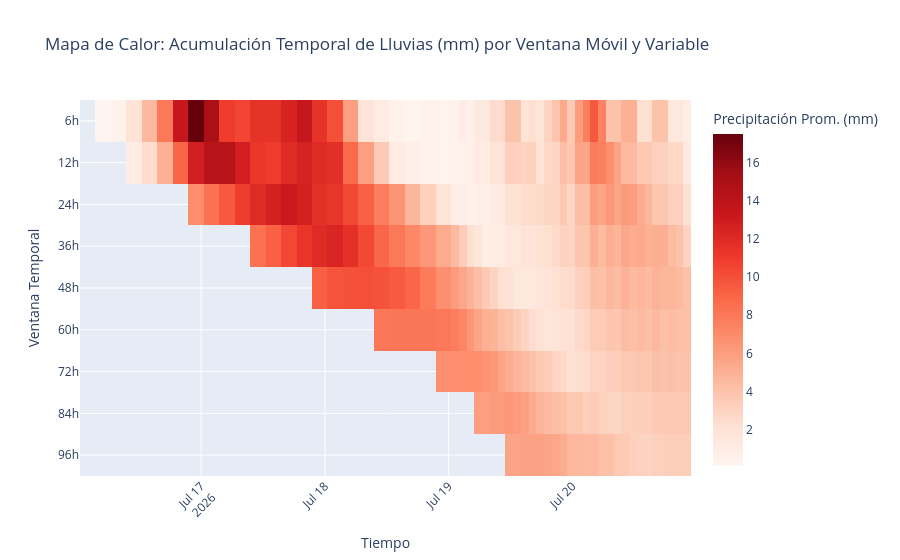

The code cell stored with this chart in its notebook:
### Code cell
ma_cols = [f"ma_{h}h" for h in target_hours]

df_plot = df_matrix.with_columns(
    pl.col("datetime").dt.strftime("%Y-%m-%d %H:00").alias("datetime_str")
)

timestamps = df_plot["datetime_str"].to_list()
matrix_values = df_plot.select(ma_cols).to_numpy().T

fig = px.imshow(
    matrix_values,
    labels=dict(x="Tiempo",
                y="Ventana Temporal",
                color="Precipitación Prom. (mm)"),
    x=timestamps,
    y=[f"{h}h" for h in target_hours],
    color_continuous_scale="Reds",
    title="Mapa de Calor: Acumulación Temporal de Lluvias (mm) por Ventana Móvil y Variable",
    aspect="auto",
)

fig.update_xaxes(side="bottom",
                 tickangle=-45)
fig.show()

### Figure 1 — Plotly figure (JSON) as saved in the notebook; plotly's stock layout.template omitted (floating-point values rounded to 4 significant figures; data arrays with more than 128 entries replaced by an {"elided": "..."} marker saying what was removed)
{"data": [{"coloraxis": "coloraxis", "hovertemplate": "Tiempo: %{x}<br>Ventana Temporal: %{y}<br>Precipitación Prom. (mm): %{z}<extra></extra>", "name": "0", "type": "heatmap", "x": ["2026-07-16 02:00", "2026-07-16 05:00", "2026-07-16 08:00", "2026-07-16 11:00", "2026-07-16 14:00", "2026-07-16 17:00", "2026-07-16 20:00", "2026-07-16 23:00", "2026-07-17 02:00", "2026-07-17 05:00", "2026-07-17 08:00", "2026-07-17 11:00", "2026-07-17 14:00", "2026-07-17 17:00", "2026-07-17 20:00", "2026-07-17 23:00", "2026-07-18 02:00", "2026-07-18 05:00", "2026-07-18 08:00", "2026-07-18 11:00", "2026-07-18 14:00", "2026-07-18 17:00", "2026-07-18 20:00", "2026-07-18 23:00", "2026-07-19 02:00", "2026-07-19 02:00", "2026-07-19 05:00", "2026-07-19 05:00", "2026-07-19 08:00", "2026-07-19 08:00", "2026-07-19 11:00", "2026-07-19 11:00", "2026-07-19 14:00", "2026-07-19 14:00", "2026-07-19 17:00", "2026-07-19 17:00", "2026-07-19 20:00", "2026-07-19 20:00", "2026-07-19 23:00", "2026-07-19 23:00", "2026-07-20 02:00", "2026-07-20 02:00", "2026-07-20 05:00", "2026-07-20 05:00", "2026-07-20 08:00", "2026-07-20 08:00", "2026-07-20 11:00", "2026-07-20 11:00", "2026-07-20 14:00", "2026-07-20 14:00", "2026-07-20 17:00", "2026-07-20 17:00", "2026-07-20 20:00", "2026-07-20 20:00", "2026-07-20 23:00", "2026-07-20 23:00"], "xaxis": "x", "y": ["6h", "12h", "24h", "36h", "48h", "60h", "72h", "84h", "96h"], "yaxis": "y", "z": {"elided": "9x56 float values"}}], "layout": {"coloraxis": {"autocolorscale": false, "colorbar": {"title": {"text": "Precipitación Prom. (mm)"}}, "colorscale": [[0, "rgb(255,245,240)"], [0.125, "rgb(254,224,210)"], [0.25, "rgb(252,187,161)"], [0.375, "rgb(252,146,114)"], [0.5, "rgb(251,106,74)"], [0.625, "rgb(239,59,44)"], [0.75, "rgb(203,24,29)"], [0.875, "rgb(165,15,21)"], [1, "rgb(103,0,13)"]]}, "title": {"text": "Mapa de Calor: Acumulación Temporal de Lluvias (mm) por Ventana Móvil y Variable"}, "xaxis": {"anchor": "y", "domain": [0, 1], "side": "bottom", "tickangle": -45, "title": {"text": "Tiempo"}}, "yaxis": {"anchor": "x", "autorange": "reversed", "domain": [0, 1], "title": {"text": "Ventana Temporal"}}}}
